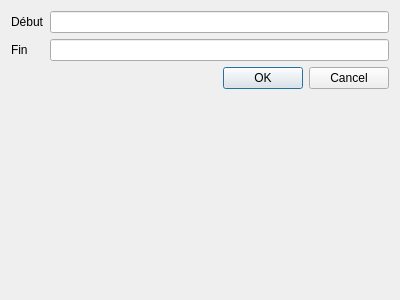
<?xml version="1.0" encoding="UTF-8"?>
<ui version="4.0">
 <class>WorkshopClassDialogBase</class>
 <widget class="QDialog" name="WorkshopClassDialogBase">
  <property name="geometry">
   <rect>
    <x>0</x>
    <y>0</y>
    <width>400</width>
    <height>300</height>
   </rect>
  </property>
  <property name="windowTitle">
   <string>workshop_plugin</string>
  </property>
  <layout class="QFormLayout" name="formLayout">
   <item row="0" column="0">
    <widget class="QLabel" name="label">
     <property name="text">
      <string>Début</string>
     </property>
    </widget>
   </item>
   <item row="0" column="1">
    <widget class="QLineEdit" name="lineEditDebut"/>
   </item>
   <item row="1" column="0">
    <widget class="QLabel" name="label_2">
     <property name="text">
      <string>Fin</string>
     </property>
    </widget>
   </item>
   <item row="1" column="1">
    <widget class="QLineEdit" name="lineEditFin"/>
   </item>
   <item row="2" column="0" colspan="2">
    <widget class="QDialogButtonBox" name="button_box">
     <property name="orientation">
      <enum>Qt::Horizontal</enum>
     </property>
     <property name="standardButtons">
      <set>QDialogButtonBox::Cancel|QDialogButtonBox::Ok</set>
     </property>
    </widget>
   </item>
  </layout>
 </widget>
 <resources/>
 <connections>
  <connection>
   <sender>button_box</sender>
   <signal>accepted()</signal>
   <receiver>WorkshopClassDialogBase</receiver>
   <slot>accept()</slot>
   <hints>
    <hint type="sourcelabel">
     <x>20</x>
     <y>20</y>
    </hint>
    <hint type="destinationlabel">
     <x>20</x>
     <y>20</y>
    </hint>
   </hints>
  </connection>
  <connection>
   <sender>button_box</sender>
   <signal>rejected()</signal>
   <receiver>WorkshopClassDialogBase</receiver>
   <slot>reject()</slot>
   <hints>
    <hint type="sourcelabel">
     <x>20</x>
     <y>20</y>
    </hint>
    <hint type="destinationlabel">
     <x>20</x>
     <y>20</y>
    </hint>
   </hints>
  </connection>
 </connections>
</ui>
